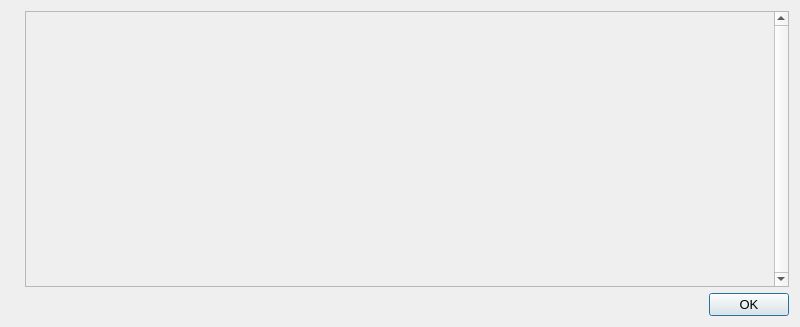
<?xml version="1.0" encoding="UTF-8"?>
<ui version="4.0">
 <class>HelpMessageDialog</class>
 <widget class="QDialog" name="HelpMessageDialog">
  <property name="geometry">
   <rect>
    <x>0</x>
    <y>0</y>
    <width>800</width>
    <height>327</height>
   </rect>
  </property>
  <property name="font">
   <font>
    <pointsize>10</pointsize>
   </font>
  </property>
  <property name="windowTitle">
   <string>Hostcoin Core - Command-line options</string>
  </property>
  <layout class="QHBoxLayout" name="horizontalLayout_2">
   <item>
    <widget class="QLabel" name="graphic">
     <property name="sizePolicy">
      <sizepolicy hsizetype="Preferred" vsizetype="Ignored">
       <horstretch>0</horstretch>
       <verstretch>0</verstretch>
      </sizepolicy>
     </property>
     <property name="pixmap">
      <pixmap>:/images/about</pixmap>
     </property>
    </widget>
   </item>
   <item>
    <layout class="QVBoxLayout" name="verticalLayout">
     <item>
      <widget class="QScrollArea" name="scrollArea">
       <property name="verticalScrollBarPolicy">
        <enum>Qt::ScrollBarAlwaysOn</enum>
       </property>
       <property name="widgetResizable">
        <bool>true</bool>
       </property>
       <widget class="QWidget" name="scrollAreaWidgetContents">
        <property name="geometry">
         <rect>
          <x>0</x>
          <y>0</y>
          <width>748</width>
          <height>276</height>
         </rect>
        </property>
        <layout class="QVBoxLayout" name="verticalLayout_2">
         <item>
          <widget class="QLabel" name="helpMessageLabel">
           <property name="font">
            <font>
             <family>Terminal</family>
            </font>
           </property>
           <property name="cursor">
            <cursorShape>IBeamCursor</cursorShape>
           </property>
           <property name="textFormat">
            <enum>Qt::PlainText</enum>
           </property>
           <property name="textInteractionFlags">
            <set>Qt::LinksAccessibleByMouse|Qt::TextSelectableByKeyboard|Qt::TextSelectableByMouse</set>
           </property>
          </widget>
         </item>
        </layout>
       </widget>
      </widget>
     </item>
     <item>
      <widget class="QDialogButtonBox" name="okButton">
       <property name="orientation">
        <enum>Qt::Horizontal</enum>
       </property>
       <property name="standardButtons">
        <set>QDialogButtonBox::Ok</set>
       </property>
      </widget>
     </item>
    </layout>
   </item>
  </layout>
 </widget>
 <resources>
  <include location="../bitcoin.qrc"/>
 </resources>
 <connections>
  <connection>
   <sender>okButton</sender>
   <signal>accepted()</signal>
   <receiver>HelpMessageDialog</receiver>
   <slot>accept()</slot>
   <hints>
    <hint type="sourcelabel">
     <x>20</x>
     <y>20</y>
    </hint>
    <hint type="destinationlabel">
     <x>20</x>
     <y>20</y>
    </hint>
   </hints>
  </connection>
  <connection>
   <sender>okButton</sender>
   <signal>rejected()</signal>
   <receiver>HelpMessageDialog</receiver>
   <slot>reject()</slot>
   <hints>
    <hint type="sourcelabel">
     <x>20</x>
     <y>20</y>
    </hint>
    <hint type="destinationlabel">
     <x>20</x>
     <y>20</y>
    </hint>
   </hints>
  </connection>
 </connections>
</ui>
